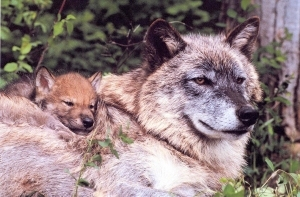
#> input picture AnimalNet/dataset/testset/animal-103.jpg, 300 x 197 px
$ python -i sift.py   (imports and definitions only)
#> lines starting #> are read from the running program, lines starting #| are printed output that depends on the picture
# a SIFT implementation in python
# including some simple interest point detectors
# meant for educational purposes only.
#
# Feel free to distribute, yet, please keep my name so I can get bug reports
#
# Author: Jan van Gemert (j.c.vanGemert@uva.nl)
#

import numpy as np

#import scipy.spatial
from pylab import imread, matplotlib
import sys

import scipy.ndimage.filters as filters


def compute_derivatives(im_name, sigma=1.0):
#> called with sigma = 1
    im_rgb = imread(im_name)
#> im_rgb is the input picture: shape (197, 300, 3); mean R, G, B 144.7, 125.4, 126.9
    im_hsv = matplotlib.colors.rgb_to_hsv(im_rgb)
#> im_hsv: shape (197, 300, 3) float32; mean of channels 0, 1, 2 0.6, 0.2, 146.3
    im = im_hsv[:, :, 2]
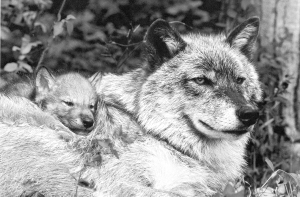
#> im: shape (197, 300) float32; min 11, max 255, mean 146.3

    # Derivatives
    dx = filters.gaussian_filter(im, sigma=sigma, order=[1, 0])
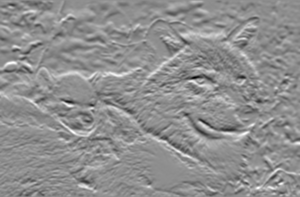
#> dx: shape (197, 300) float32; min -67.75, max 53.46, mean 0.4; drawn with min black and max white
    dy = filters.gaussian_filter(im, sigma=sigma, order=[0, 1])
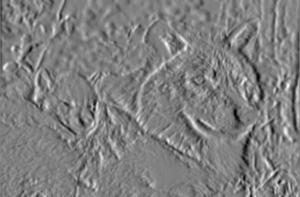
#> dy: shape (197, 300) float32; min -50.74, max 50.33, mean -0.1; drawn with min black and max white
    return dx, dy


# [64 lines left out: functions grad_as_hsv, dense_points, compute_hes, not called in this run]


def computeHar(imName, sigma=1, k=0.04, magThreshold=10, NMSneighborhood=10):
    dx, dy = compute_derivatives(imName, sigma=sigma)

    #structure tensor
    dx2 = dx * dx
    dy2 = dy * dy
    dxy = dx * dy

    # average with integration scale
    iScale = 2*sigma
    dx2 = filters.gaussian_filter(dx2, sigma=iScale)
    dy2 = filters.gaussian_filter(dy2, sigma=iScale)
    dxy = filters.gaussian_filter(dxy, sigma=iScale)
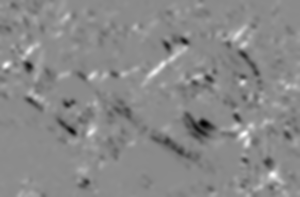
#> dxy: shape (197, 300) float32; min -581.3, max 485, mean -5.8; drawn with min black and max white

    # cornerness, Det - k(Trace)^2
    R = dx2 * dy2 - dxy * dxy  - k * (dx2 + dy2) * (dx2 + dy2)
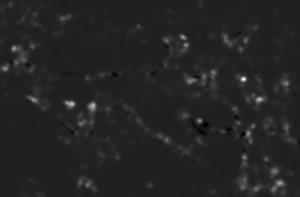
#> R: shape (197, 300) float32; min -36721.8, max 254551.3, mean 5579.8; drawn with min black and max white

    # non-maximum suppression
    data_max = filters.maximum_filter(R, NMSneighborhood)
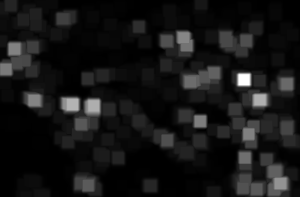
#> data_max: shape (197, 300) float32; min 0.122, max 254551.3, mean 22360.7; drawn with min black and max white
    maxima = (R == data_max)
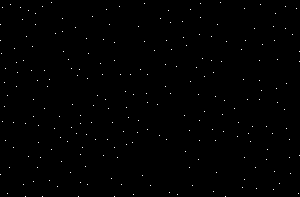
#> maxima: shape (197, 300) bool; 0.39% white in thin lines or dots
    maxima = np.logical_and( maxima, data_max > 0)

    # threshold magnitude
#> (the run stopped early here; a loop or call above may not have finished)

$ run again, on AnimalNet/dataset/testset/animal-24.jpg
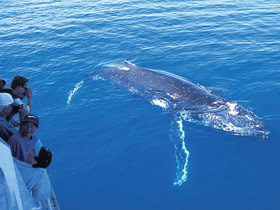
#> input picture AnimalNet/dataset/testset/animal-24.jpg, 280 x 210 px
#> in compute_derivatives, im_rgb is the input picture: shape (210, 280, 3); mean R, G, B 60.1, 124.8, 185.7
#> im_hsv: shape (210, 280, 3) float32; mean of channels 0, 1, 2 0.6, 0.7, 185.7
#> in computeHar, `R = dx2 * dy2 - dxy * dxy  - k * (dx2 + dy2) * (dx2 + dy2)`:
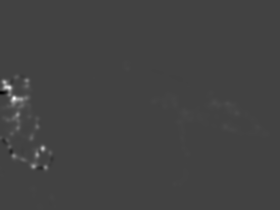
#> R: shape (210, 280) float32; min -130090.3, max 369780.5, mean 1696.4; drawn with min black and max white
#> in computeHar, `maxima = (R == data_max)`:
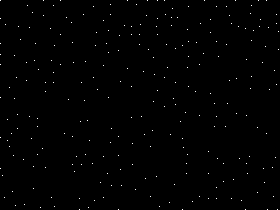
#> maxima: shape (210, 280) bool; 0.44% white in thin lines or dots
